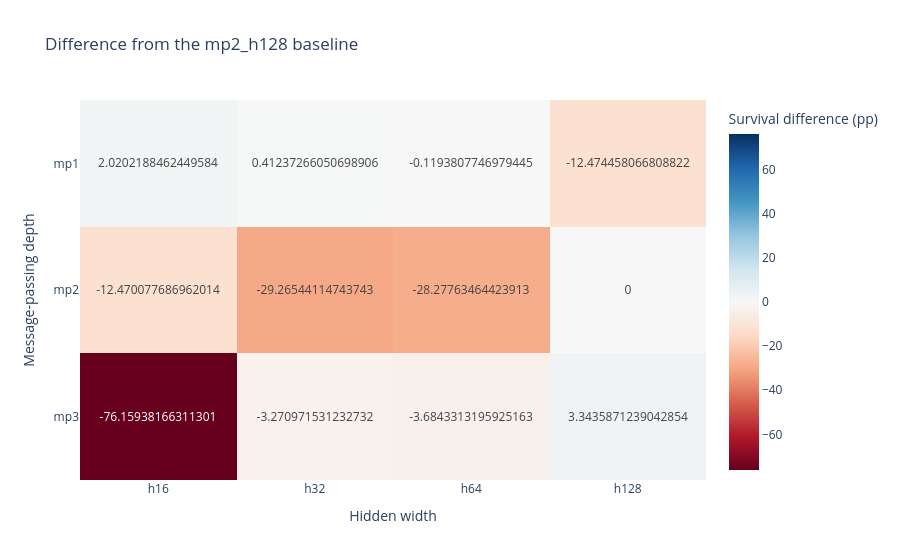

The code cell stored with this chart in its notebook:
### Code cell
baseline_depth_label = f"mp{BASELINE_DEPTH}"
baseline_width_label = f"h{BASELINE_WIDTH}"
baseline_value = absolute_table.loc[baseline_depth_label, baseline_width_label]
if pd.isna(baseline_value):
    raise ValueError(
        "The baseline cell has no value, so a relative heatmap is undefined."
    )
print(f"Baseline ({BASELINE_LABEL}) = {baseline_value:.2f}%")

delta_table = absolute_table - baseline_value
delta_limit = float(np.nanmax(np.abs(delta_table.to_numpy())))
show_depth_width_heatmap(
    delta_table,
    f"Difference from the {BASELINE_LABEL} baseline",
    "Survival difference (pp)",
    colorscale="RdBu",
    zmin=-delta_limit,
    zmax=delta_limit,
    zmid=0.0,
    text_format="+.1f",
)

show_depth_width_heatmap(
    depth_width_table(heatmap_endpoint_df, "run_name", aggfunc="nunique"),
    "Runs contributing to each cell",
    "Runs",
    colorscale="Blues",
    zmin=0,
    text_format="d",
)

if SHOW_SEED_UNCERTAINTY:
    show_depth_width_heatmap(
        depth_width_table(
            heatmap_endpoint_df, HEATMAP_VALUE_COLUMN, aggfunc="std"
        ),
        "Seed-to-seed standard deviation per cell",
        "Std across seeds (pp)",
        colorscale="Oranges",
        zmin=0,
    )
else:
    print(
        "Only one seed per architecture: the spread heatmap is skipped because "
        "a single run has no seed-to-seed standard deviation."
    )
print("done")

### Figure 1 — Plotly figure (JSON) as saved in the notebook; plotly's stock layout.template omitted (floating-point values rounded to 4 significant figures)
{"data": [{"coloraxis": "coloraxis", "hovertemplate": "Hidden width: %{x}<br>Message-passing depth: %{y}<br>Survival difference (pp): %{z}<extra></extra>", "name": "0", "texttemplate": "%{z:+.1f}", "type": "heatmap", "x": ["h16", "h32", "h64", "h128"], "xaxis": "x", "y": ["mp1", "mp2", "mp3"], "yaxis": "y", "z": [[2.02, 0.4124, -0.1194, -12.47], [-12.47, -29.27, -28.28, 0.0], [-76.16, -3.271, -3.684, 3.344]]}], "layout": {"coloraxis": {"cmax": 76.16, "cmid": 0, "cmin": -76.16, "colorbar": {"title": {"text": "Survival difference (pp)"}}, "colorscale": [[0, "rgb(103,0,31)"], [0.1, "rgb(178,24,43)"], [0.2, "rgb(214,96,77)"], [0.3, "rgb(244,165,130)"], [0.4, "rgb(253,219,199)"], [0.5, "rgb(247,247,247)"], [0.6, "rgb(209,229,240)"], [0.7, "rgb(146,197,222)"], [0.8, "rgb(67,147,195)"], [0.9, "rgb(33,102,172)"], [1, "rgb(5,48,97)"]]}, "title": {"text": "Difference from the mp2_h128 baseline"}, "xaxis": {"anchor": "y", "domain": [0, 1], "title": {"text": "Hidden width"}}, "yaxis": {"anchor": "x", "autorange": "reversed", "domain": [0, 1], "title": {"text": "Message-passing depth"}}}}
